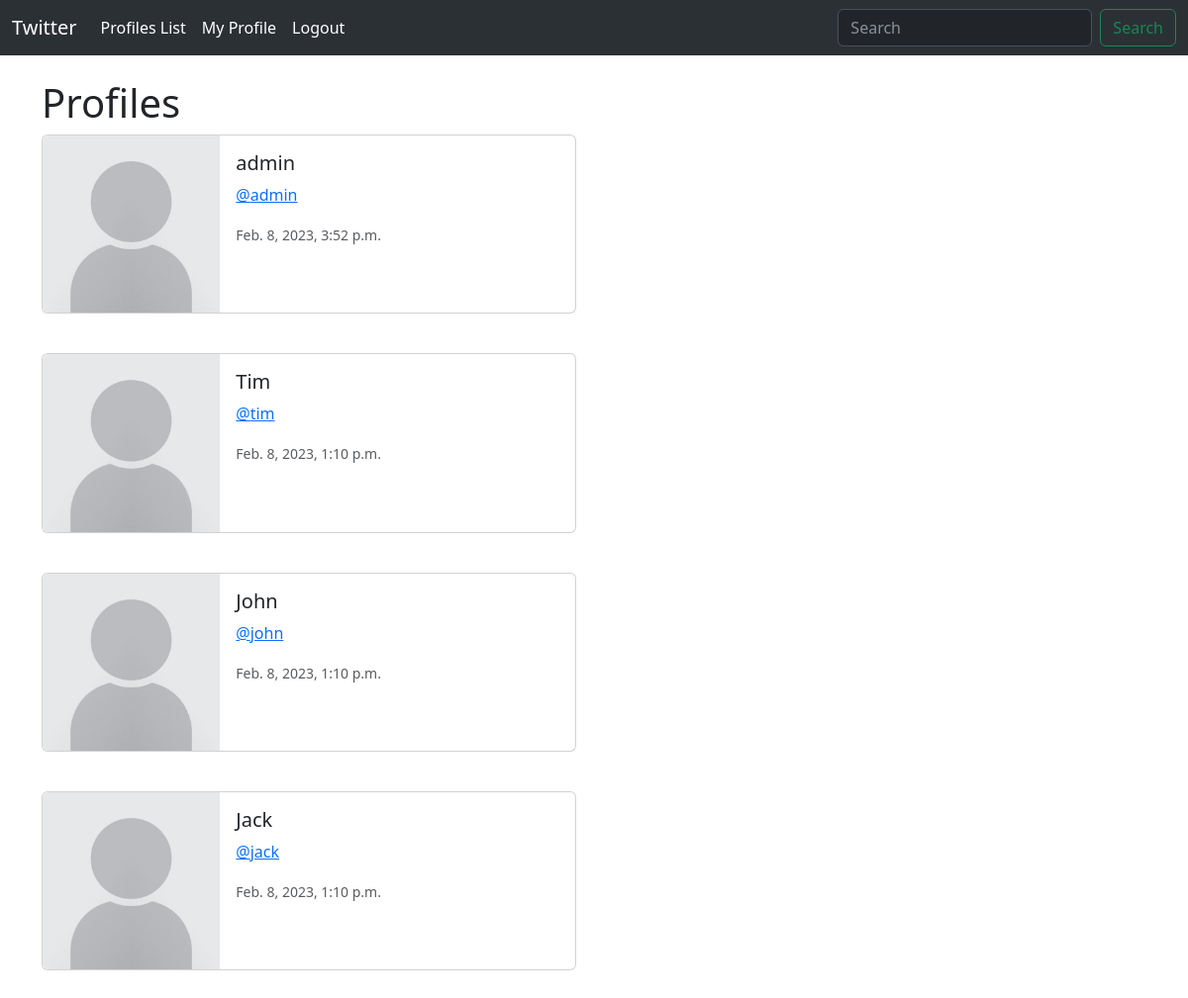
Before: /profile_list (signed in) with the older database file.
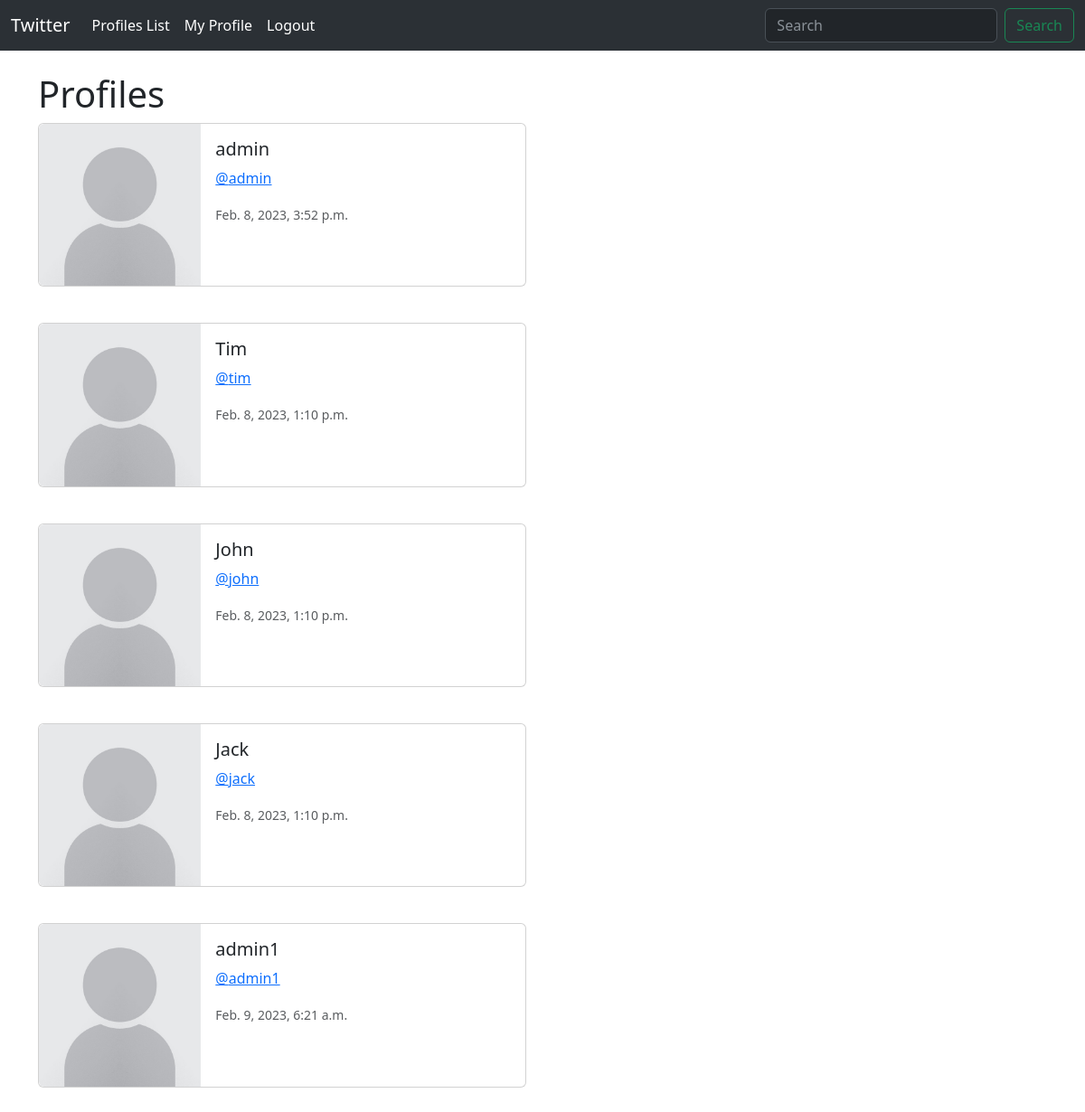
After: the same page with the newer database file.
### social/models.py (models this page shows, shortened)
class Profile(models.Model):
    user = models.OneToOneField(User, on_delete=models.CASCADE)
    follows = models.ManyToManyField('self', symmetrical=False, blank=True, related_name='followed_by')
    last_updated = models.DateTimeField(User, auto_now=True)

### social/views.py (the view)
# urls.py: path('profile_list', views.profile_list, name='profile_list'),
def profile_list(request):
    if request.user.is_authenticated:
        profiles = Profile.objects.exclude(user=request.user)
        return render(request, 'profile_list.html', {'profiles':profiles})
    else:
        messages.info(request, 'You must be logged in')
        return redirect('home')

### templates/profile_list.html
{% extends 'base.html' %}
{% load static %}
{% block content %}
<h1>Profiles</h1>
{% if profiles %}
    {% for profile in profiles %}
    <div class="card mb-3" style="max-width: 540px;">
        <div class="row g-0">
          <div class="col-md-4">
            <img src="{% static 'img/default-user.png' %}" class="img-fluid rounded-start" alt="...">
          </div>
          <div class="col-md-8">
            <div class="card-body">
              <h5 class="card-title">{{profile.user.username}}</h5>
              <p class="card-text"><a href="{% url 'profile' profile.user.id %}">@{{profile.user.username|lower}}</a></p>
              <p class="card-text"><small class="text-muted">{{profile.last_updated}}</small></p>
            </div>
          </div>
        </div>
      </div>
    <br>
    {% endfor %}
{% endif %}
{% endblock %}

### templates/base.html (shortened to what this page needs)
<!doctype html>
<html lang="en">
  <head>
    <link href="https://cdn.jsdelivr.net/npm/bootstrap@5.3.0-alpha1/dist/css/bootstrap.min.css" rel="stylesheet">
  </head>
  <body>
    {% include 'navbar.html' %}
    <br>
    <div class="container">
        {% block content %}
        {% endblock %}
    </div>
  </body>
</html>

### templates/navbar.html (shortened to what this page needs)
<nav class="navbar navbar-expand-lg navbar bg-dark bg-body-tertiary"data-bs-theme="dark">
    <div class="container-fluid">
      <a class="navbar-brand" href="{% url 'home' %}">Twitter</a>
      <div class="collapse navbar-collapse" id="navbarScroll">
        <ul class="navbar-nav me-auto my-2 my-lg-0 navbar-nav-scroll" style="--bs-scroll-height: 100px;">
          <li class="nav-item">
            <a class="nav-link active" aria-current="page" href="{% url 'profile_list' %}">Profiles List</a>
          </li>
         {% if request.user.is_authenticated %}
          <li class="nav-item">
            <a class="nav-link active" aria-current="page" href="{% url 'profile' request.user.id %}">My Profile</a>
          </li>
          <li class="nav-item">
            <a class="nav-link active" aria-current="page" href="{% url 'logout' %}">Logout</a>
          </li>
        {% endif %}
        </ul>
        <form class="d-flex" role="search">
          <input class="form-control me-2" type="search" placeholder="Search" aria-label="Search">
          <button class="btn btn-outline-success" type="submit">Search</button>
        </form>
      </div>
    </div>
  </nav>

Changed rows visible on the page:
added Profile: user.username "admin1", last_updated "Feb. 9, 2023, 6:21 a.m."
